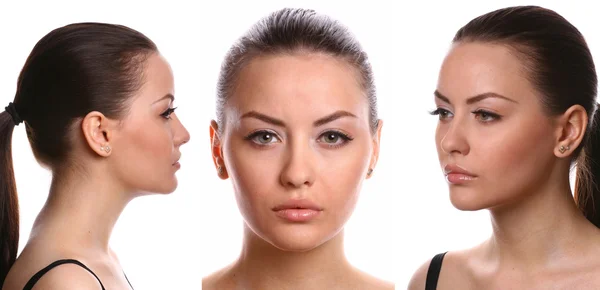
#> input picture 5-3 Patrones Haad Cascade/3views.jpg, 600 x 290 px
$ python smile_cascade.py
#> lines starting #> are read from the running program, lines starting #| are printed output that depends on the picture; after the words box and inside, x2 and y2 are one past the last pixel; in counts of white or black regions, pixels touching at a corner belong together
import cv2

# Cargar clasificadores Haar
face_cascade = cv2.CascadeClassifier(cv2.data.haarcascades + 'haarcascade_frontalface_default.xml')
smile_cascade = cv2.CascadeClassifier(cv2.data.haarcascades + 'haarcascade_smile.xml')

# Leer imagen
image_path = "3views.jpg"  # Cambia por la ruta de tu imagen
image = cv2.imread(image_path)
#> image is the input picture: shape (290, 600, 3); mean B, G, R 151.7, 162.1, 190.9

if image is None:
    print(f"No se pudo cargar la imagen: {image_path}")
    exit()

gray = cv2.cvtColor(image, cv2.COLOR_BGR2GRAY)
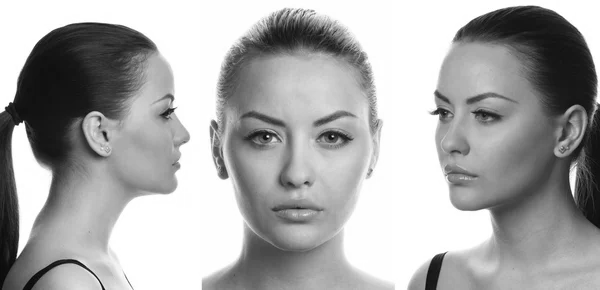
#> gray: shape (290, 600); min 5, max 255, mean 169.5

# Detectar rostros
faces = face_cascade.detectMultiScale(gray, 1.3, 5)
#> faces = [[398, 60, 135, 135], [212, 67, 179, 179]]

for (x, y, w, h) in faces:
    face_gray = gray[y:y+h, x:x+w]
    face_color = image[y:y+h, x:x+w]

    # Detectar sonrisa dentro del rostro
    smiles = smile_cascade.detectMultiScale(
        face_gray,
        scaleFactor=1.8,
        minNeighbors=6
    )

    if len(smiles) > 0:
        # Si hay sonrisa → cuadro verde
        cv2.rectangle(image, (x, y), (x+w, y+h), (0, 255, 0), 2)
        cv2.putText(image, "Alegre", (x, y-10), cv2.FONT_HERSHEY_SIMPLEX, 0.9, (0, 255, 0), 2)
    else:
        # Si no hay sonrisa → cuadro rojo
        cv2.rectangle(image, (x, y), (x+w, y+h), (0, 0, 255), 2)
        cv2.putText(image, "Serio", (x, y-10), cv2.FONT_HERSHEY_SIMPLEX, 0.9, (0, 0, 255), 2)
#> this loop made 2 passes
#> (x, y, w, h, smiles) on pass 2: (212, 67, 179, 179, [[53, 134, 65, 32]])
#> pass 1, `face_gray = gray[y:y+h, x:x+w]`:
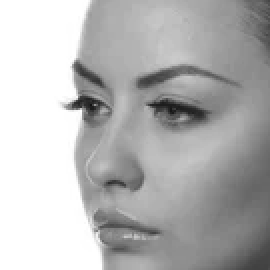
#> face_gray: shape (135, 135) (shown 2 times larger); min 17, max 255, mean 181.3
#> pass 1, `face_color = image[y:y+h, x:x+w]`:
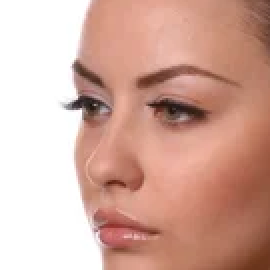
#> face_color: shape (135, 135, 3) (shown 2 times larger); mean B, G, R 157.8, 170.6, 211.3
#> pass 2, `face_gray = gray[y:y+h, x:x+w]`:
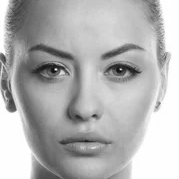
#> face_gray: shape (179, 179); min 5, max 255, mean 179.5
#> pass 2, `face_color = image[y:y+h, x:x+w]`:
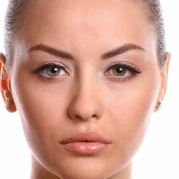
#> face_color: shape (179, 179, 3); mean B, G, R 153.7, 167.4, 213
#> after the loop:
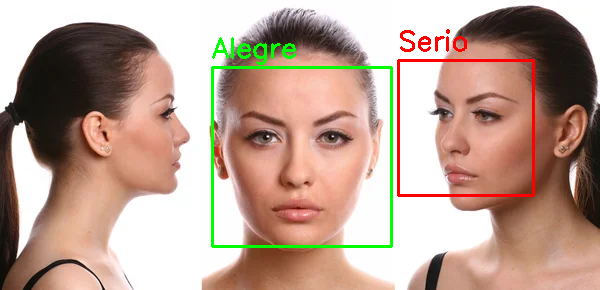
#> image: shape (290, 600, 3); 2.85% of pixels changed, all inside (x1, y1, x2, y2) = (211, 29, 535, 248)

# Mostrar la imagen procesada
cv2.imshow("Resultado", image)
cv2.waitKey(0)
cv2.destroyAllWindows()

$ run again, with 5-3 Patrones Haad Cascade/Romero.jpg copied over 5-3 Patrones Haad Cascade/3views.jpg
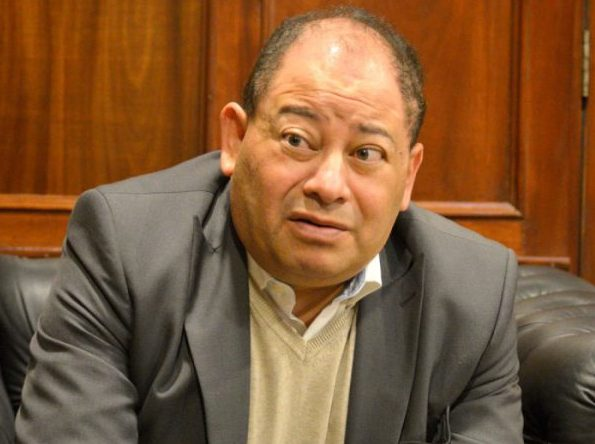
#> input picture 5-3 Patrones Haad Cascade/Romero.jpg, 595 x 444 px
#> image is the input picture: shape (444, 595, 3); mean B, G, R 55, 89.4, 129.2
#> faces = [[220, 56, 221, 221]]
#> the loop `for (x, y, w, h) in faces:` made 1 pass
#> (x, y, w, h, smiles) on pass 1: (220, 56, 221, 221, [[51, 142, 117, 58]])
#> pass 1, `face_color = image[y:y+h, x:x+w]`:
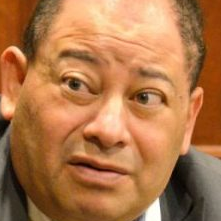
#> face_color: shape (221, 221, 3); mean B, G, R 73.8, 118, 174.6
#> after the loop `for (x, y, w, h) in faces:`:
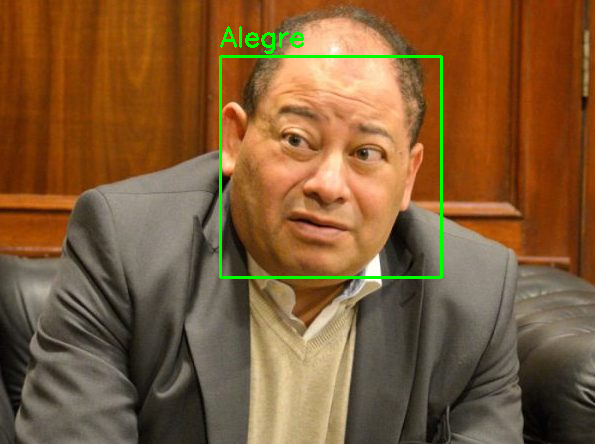
#> image: shape (444, 595, 3); 1.26% of pixels changed, all inside (x1, y1, x2, y2) = (219, 26, 443, 279)

$ run again, with 5-3 Patrones Haad Cascade/sonrisas.jpg copied over 5-3 Patrones Haad Cascade/3views.jpg
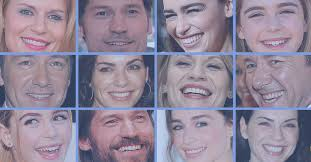
#> input picture 5-3 Patrones Haad Cascade/sonrisas.jpg, 311 x 162 px
#> image is the input picture: shape (162, 311, 3); mean B, G, R 152.8, 134.5, 145.8
#> `gray = cv2.cvtColor(image, cv2.COLOR_BGR2GRAY)`:
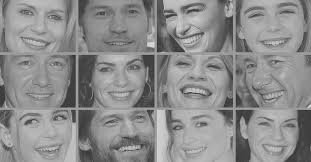
#> gray: shape (162, 311); min 41, max 225, mean 140
#> faces = [[90, 47, 61, 61], [160, 37, 75, 75], [249, 104, 56, 56]]
#> the loop `for (x, y, w, h) in faces:` made 3 passes
#> (x, y, w, h, smiles) on passes 1 to 3: (90, 47, 61, 61, [[13, 38, 36, 18]]), (160, 37, 75, 75, [[19, 47, 36, 18]]), (249, 104, 56, 56, [[8, 34, 36, 18]])
#> after the loop `for (x, y, w, h) in faces:`:
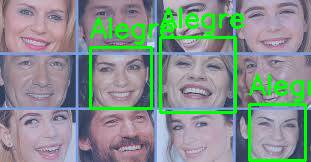
#> image: shape (162, 311, 3); 8.3% of pixels changed, all inside (x1, y1, x2, y2) = (89, 7, 311, 162)
